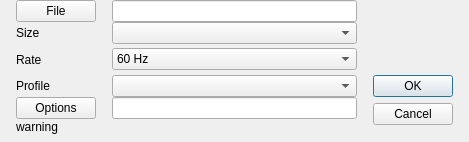
<?xml version="1.0" encoding="UTF-8"?>
<ui version="4.0">
 <class>RecordingOptions</class>
 <widget class="QDialog" name="RecordingOptions">
  <property name="geometry">
   <rect>
    <x>0</x>
    <y>0</y>
    <width>469</width>
    <height>142</height>
   </rect>
  </property>
  <property name="windowTitle">
   <string>Video options</string>
  </property>
  <layout class="QGridLayout" name="gridLayout" columnstretch="0,2,0">
   <property name="sizeConstraint">
    <enum>QLayout::SetMinAndMaxSize</enum>
   </property>
   <property name="leftMargin">
    <number>16</number>
   </property>
   <property name="topMargin">
    <number>0</number>
   </property>
   <property name="rightMargin">
    <number>16</number>
   </property>
   <property name="bottomMargin">
    <number>8</number>
   </property>
   <property name="horizontalSpacing">
    <number>16</number>
   </property>
   <property name="verticalSpacing">
    <number>0</number>
   </property>
   <item row="0" column="1">
    <widget class="QLineEdit" name="file"/>
   </item>
   <item row="0" column="2" rowspan="3">
    <spacer name="verticalSpacer">
     <property name="orientation">
      <enum>Qt::Vertical</enum>
     </property>
     <property name="sizeHint" stdset="0">
      <size>
       <width>72</width>
       <height>56</height>
      </size>
     </property>
    </spacer>
   </item>
   <item row="1" column="0">
    <widget class="QLabel" name="label_4">
     <property name="text">
      <string>Size</string>
     </property>
    </widget>
   </item>
   <item row="1" column="1">
    <widget class="QComboBox" name="sizeCombo">
     <item>
      <property name="text">
       <string/>
      </property>
     </item>
     <item>
      <property name="text">
       <string>VGA</string>
      </property>
     </item>
     <item>
      <property name="text">
       <string>QVGA</string>
      </property>
     </item>
     <item>
      <property name="text">
       <string>720p</string>
      </property>
     </item>
    </widget>
   </item>
   <item row="2" column="0" rowspan="2">
    <widget class="QLabel" name="rateLabel">
     <property name="text">
      <string>Rate</string>
     </property>
    </widget>
   </item>
   <item row="2" column="1" rowspan="2">
    <widget class="QComboBox" name="rateCombo">
     <item>
      <property name="text">
       <string>60 Hz</string>
      </property>
     </item>
     <item>
      <property name="text">
       <string>50 Hz</string>
      </property>
     </item>
     <item>
      <property name="text">
       <string>25 Hz</string>
      </property>
     </item>
     <item>
      <property name="text">
       <string>24 Hz</string>
      </property>
     </item>
     <item>
      <property name="text">
       <string>20 Hz</string>
      </property>
     </item>
     <item>
      <property name="text">
       <string>15 Hz</string>
      </property>
     </item>
     <item>
      <property name="text">
       <string>10 Hz</string>
      </property>
     </item>
    </widget>
   </item>
   <item row="5" column="1">
    <widget class="QLineEdit" name="args"/>
   </item>
   <item row="4" column="1">
    <widget class="QComboBox" name="profile"/>
   </item>
   <item row="4" column="0">
    <widget class="QLabel" name="profileLabel">
     <property name="text">
      <string>Profile</string>
     </property>
    </widget>
   </item>
   <item row="6" column="0" colspan="2">
    <widget class="QLabel" name="warning">
     <property name="text">
      <string notr="true">warning</string>
     </property>
     <property name="wordWrap">
      <bool>true</bool>
     </property>
    </widget>
   </item>
   <item row="4" column="2" rowspan="3">
    <widget class="QDialogButtonBox" name="buttonBox">
     <property name="orientation">
      <enum>Qt::Vertical</enum>
     </property>
     <property name="standardButtons">
      <set>QDialogButtonBox::Cancel|QDialogButtonBox::Ok</set>
     </property>
    </widget>
   </item>
   <item row="0" column="0">
    <widget class="QPushButton" name="pickfile">
     <property name="text">
      <string>File</string>
     </property>
    </widget>
   </item>
   <item row="5" column="0">
    <widget class="QPushButton" name="ffmpegHelp">
     <property name="text">
      <string>Options</string>
     </property>
    </widget>
   </item>
  </layout>
 </widget>
 <resources/>
 <connections>
  <connection>
   <sender>buttonBox</sender>
   <signal>accepted()</signal>
   <receiver>RecordingOptions</receiver>
   <slot>accept()</slot>
   <hints>
    <hint type="sourcelabel">
     <x>258</x>
     <y>424</y>
    </hint>
    <hint type="destinationlabel">
     <x>60</x>
     <y>219</y>
    </hint>
   </hints>
  </connection>
  <connection>
   <sender>buttonBox</sender>
   <signal>rejected()</signal>
   <receiver>RecordingOptions</receiver>
   <slot>reject()</slot>
   <hints>
    <hint type="sourcelabel">
     <x>258</x>
     <y>424</y>
    </hint>
    <hint type="destinationlabel">
     <x>92</x>
     <y>219</y>
    </hint>
   </hints>
  </connection>
  <connection>
   <sender>profile</sender>
   <signal>activated(int)</signal>
   <receiver>RecordingOptions</receiver>
   <slot>pickProfile(int)</slot>
   <hints>
    <hint type="sourcelabel">
     <x>92</x>
     <y>329</y>
    </hint>
    <hint type="destinationlabel">
     <x>48</x>
     <y>194</y>
    </hint>
   </hints>
  </connection>
  <connection>
   <sender>args</sender>
   <signal>textEdited(QString)</signal>
   <receiver>RecordingOptions</receiver>
   <slot>storeCustomArgs(QString)</slot>
   <hints>
    <hint type="sourcelabel">
     <x>128</x>
     <y>357</y>
    </hint>
    <hint type="destinationlabel">
     <x>102</x>
     <y>189</y>
    </hint>
   </hints>
  </connection>
 </connections>
 <slots>
  <signal>filePicked(QString)</signal>
  <signal>argumentsPicked(QString)</signal>
  <slot>pickFile()</slot>
  <slot>pickProfile(int)</slot>
  <slot>storeCustomArgs(QString)</slot>
 </slots>
</ui>
